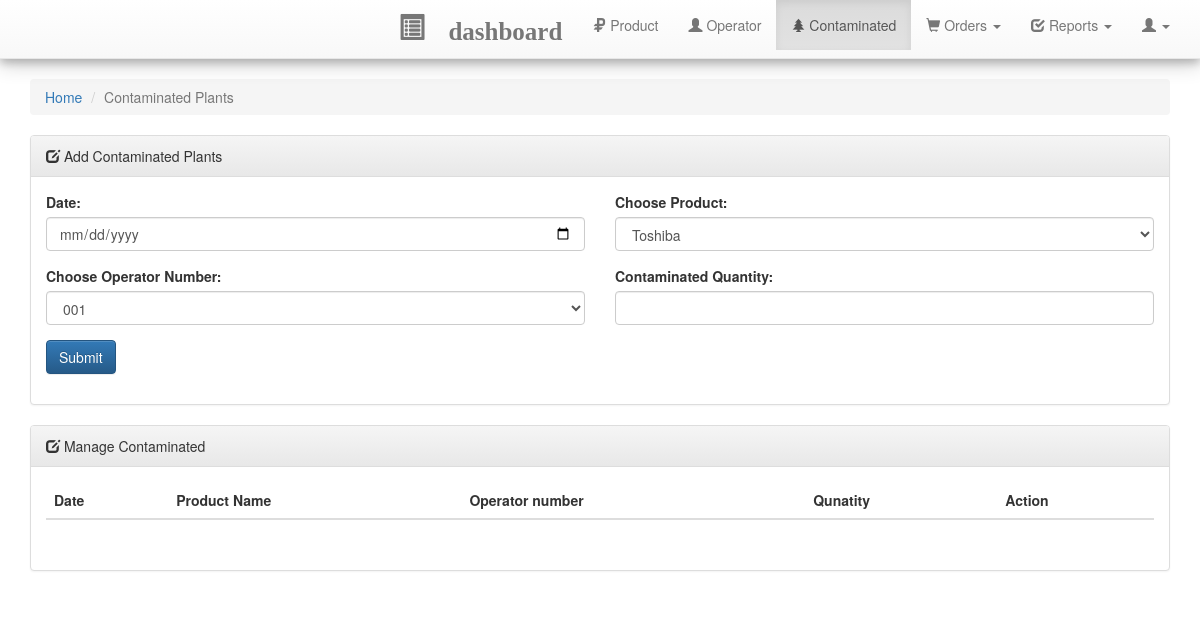
The app's page /contaminated.php (signed in), older data.
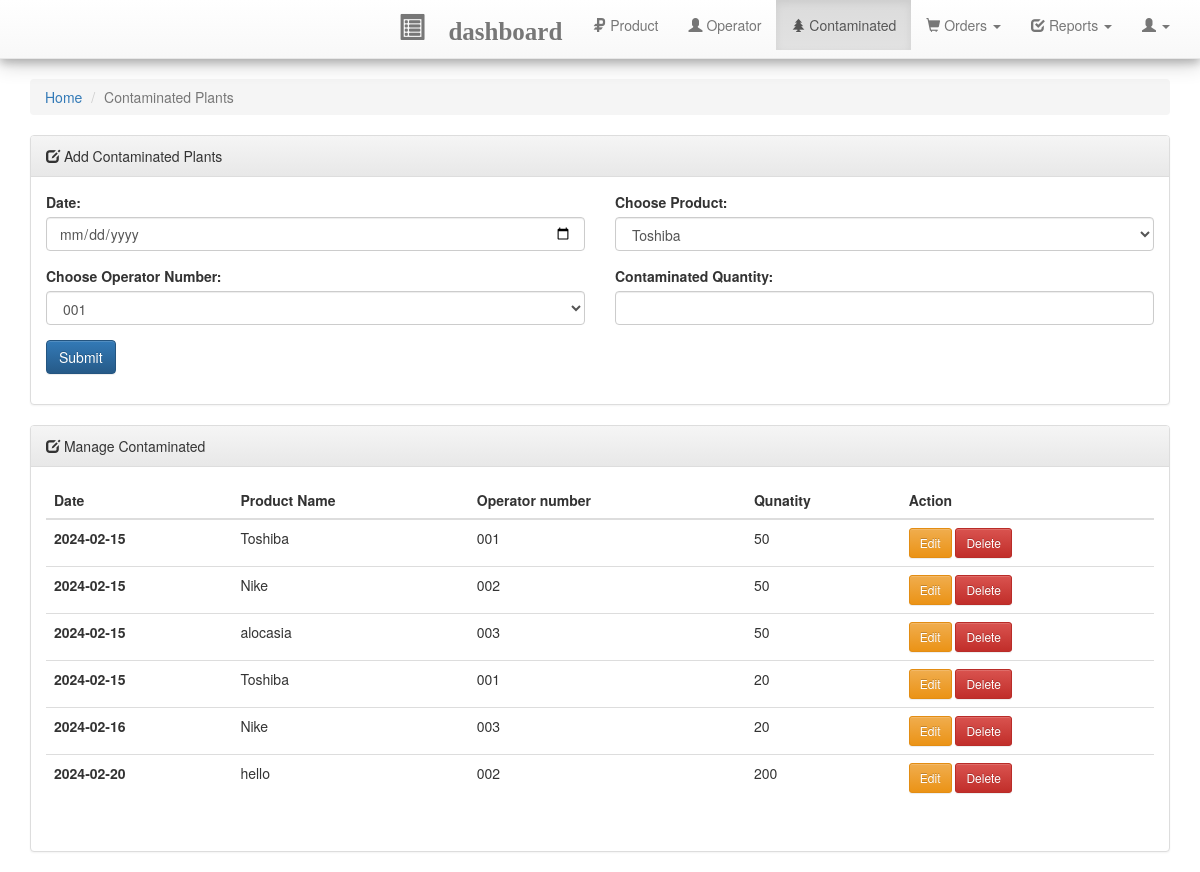
The same page, newer data.
### tables this page shows
CREATE TABLE `contaminated_plants` (
  `contaminated_id` int(11) NOT NULL,
  `contaminated_date` date NOT NULL,
  `product_id` bigint(11) NOT NULL,
  `operator_number` varchar(50) NOT NULL,
  `contaminated_quantity` int(11) NOT NULL
);

CREATE TABLE `product` (
  `product_id` int(11) NOT NULL,
  `product_date` date DEFAULT NULL,
  `product_name` varchar(255) NOT NULL,
  `quantity` varchar(255) NOT NULL,
  `rate` varchar(255) NOT NULL,
  `wholesale` varchar(255) NOT NULL,
  `thb` varchar(255) NOT NULL,
  `active` int(11) NOT NULL DEFAULT 0,
  `status` int(11) NOT NULL DEFAULT 0
);

### contaminated.php (the view, shortened to what this page needs)
<?php require_once 'includes/header.php'; ?>
<div class="row">
	<div class="col-md-12">
		<ol class="breadcrumb">
		  <li><a href="dashboard.php">Home</a></li>
		  <li class="active">Contaminated Plants</li>
		</ol>
		<div class="panel panel-default">
			<div class="panel-heading">
				<div class="page-heading"> <i class="glyphicon glyphicon-edit"></i> Add Contaminated Plants</div>
			</div>
			<div class="panel-body">
				<div>
					<form method="post" action="php_action/createContaminated.php">
						<div class="row d-flex align-items-center justify-content-center">
							<div class="col-sm-6 form-group">
								<label for="date">Date:</label>
								<input class="form-control" type="date" id="date" name="contaminated_date" required>
							</div>
							<div class="col-sm-6 form-group">
								<label for="product">Choose Product:</label>
								<select class="form-control" name="product_id" id="product" required>
									<?php
									$conn = new mysqli($servername, $username, $password, $dbname);
									$sql = "SELECT * FROM product WHERE status = 1 AND active = 1 AND quantity>0";
									$result = $conn->query($sql);
									if ($result->num_rows > 0) {
									    while ($row = $result->fetch_assoc()) {
									        echo '<option value="' . $row["product_id"] . '">' . $row["product_name"] . '</option>';
									    }
									} else {
									    echo '<option value="">No products found</option>';
									}
									?>
								</select>
							</div>
							<div class="col-sm-6 form-group">
								<label for="operator_number">Choose Operator Number:</label>
								<select class="form-control" name="operator_number" id="operator_number" required>
									<option value="001">001</option>
								</select>
							</div>
							<div class="col-sm-6 form-group">
								<label for="contaminated_quantity">Contaminated Quantity:</label>
								<input class="form-control" type="number" name="contaminated_quantity" required>
							</div>
							<div class="col-sm-6 mt-2 form-group d-flex align-items-center justify-content-end">
								<button class="btn btn-md btn-primary btn-outline-success" type="sucess">Submit</button>
							</div>
						</div>
					</form>
				</div>
			</div>
		</div>
		<div class="panel panel-default">
			<div class="panel-heading">
				<div class="page-heading"> <i class="glyphicon glyphicon-edit"></i> Manage Contaminated</div>
			</div>
			<div class="panel-body">
				<div>
					<div class="row d-flex align-items-center justify-content-center">
						<div class="col-sm-12 form-group">
							<table class="table">
							  <thead>
							    <tr>
							      <th scope="col">Date</th>
							      <th scope="col">Product Name</th>
							      <th scope="col">Operator number</th>
							      <th scope="col">Qunatity</th>
							      <th scope="col">Action</th>
							    </tr>
							  </thead>
							  <tbody>
									<?php
									    $sqlOper = "SELECT cp.contaminated_id, cp.contaminated_date, cp.product_id, cp.operator_number, cp.contaminated_quantity, p.product_name
									                FROM contaminated_plants cp
									                INNER JOIN product p ON p.product_id = cp.product_id";
									    $resultOper = $connect->query($sqlOper);
									    if ($resultOper->num_rows > 0) {
									        while ($rowOper = $resultOper->fetch_assoc()) {
									            echo '<tr>';
									            echo '<th scope="row">' . $rowOper["contaminated_date"] . '</th>';
									            echo '<td>' . $rowOper["product_name"] . '</td>';
									            echo '<td>' . $rowOper["operator_number"] . '</td>';
									            echo '<td>' . $rowOper["contaminated_quantity"] . '</td>';
									            echo '<td>
									                    <a class="btn btn-sm btn-warning" href="editContaminated.php?id=' . $rowOper["contaminated_id"] . '&qua=' . $rowOper["contaminated_quantity"] . '">Edit</a>
									                    <a class="btn btn-sm btn-danger" href="php_action/deleteContaminated.php?id=' . $rowOper["contaminated_id"] . '&pid='.$rowOper["product_id"].'">Delete</a>
									                  </td>';
									            echo '</tr>';
									        }
									    } else {
									        echo '';
									    }
									?>
								</tbody>
							</table>
						</div>
					</div>
				</div>
			</div>
		</div>
	</div>
</div>
<?php require_once 'includes/footer.php'; ?>

Row changes from the older to the newer data that the page shows:
added contaminated_plants: contaminated_date "2024-02-15", product.product_name "Toshiba", operator_number "001", contaminated_quantity "50"
added contaminated_plants: contaminated_date "2024-02-15", product.product_name "Nike", operator_number "002", contaminated_quantity "50"
added contaminated_plants: contaminated_date "2024-02-15", product.product_name "alocasia", operator_number "003", contaminated_quantity "50"
added contaminated_plants: contaminated_date "2024-02-15", product.product_name "Toshiba", operator_number "001", contaminated_quantity "20"
added contaminated_plants: contaminated_date "2024-02-16", product.product_name "Nike", operator_number "003", contaminated_quantity "20"
added contaminated_plants: contaminated_date "2024-02-20", product.product_name "hello", operator_number "002", contaminated_quantity "200"
